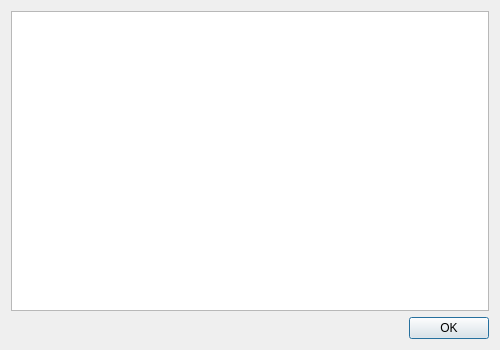
<?xml version="1.0" encoding="UTF-8"?>
<ui version="4.0">
 <class>HelpDialog</class>
 <widget class="QDialog" name="HelpDialog">
  <property name="geometry">
   <rect>
    <x>0</x>
    <y>0</y>
    <width>500</width>
    <height>350</height>
   </rect>
  </property>
  <property name="windowTitle">
   <string>Help topics</string>
  </property>
  <property name="windowIcon">
   <iconset resource="resources.qrc">
    <normaloff>:/images/icons/32x32/dialog-question.png</normaloff>:/images/icons/32x32/dialog-question.png</iconset>
  </property>
  <layout class="QVBoxLayout" name="verticalLayout">
   <item>
    <widget class="QTextEdit" name="textEdit">
     <property name="readOnly">
      <bool>true</bool>
     </property>
    </widget>
   </item>
   <item>
    <widget class="QDialogButtonBox" name="buttonBox">
     <property name="orientation">
      <enum>Qt::Horizontal</enum>
     </property>
     <property name="standardButtons">
      <set>QDialogButtonBox::Ok</set>
     </property>
    </widget>
   </item>
  </layout>
 </widget>
 <resources>
  <include location="resources.qrc"/>
 </resources>
 <connections>
  <connection>
   <sender>buttonBox</sender>
   <signal>accepted()</signal>
   <receiver>HelpDialog</receiver>
   <slot>accept()</slot>
   <hints>
    <hint type="sourcelabel">
     <x>248</x>
     <y>254</y>
    </hint>
    <hint type="destinationlabel">
     <x>157</x>
     <y>274</y>
    </hint>
   </hints>
  </connection>
  <connection>
   <sender>buttonBox</sender>
   <signal>rejected()</signal>
   <receiver>HelpDialog</receiver>
   <slot>reject()</slot>
   <hints>
    <hint type="sourcelabel">
     <x>316</x>
     <y>260</y>
    </hint>
    <hint type="destinationlabel">
     <x>286</x>
     <y>274</y>
    </hint>
   </hints>
  </connection>
 </connections>
</ui>
